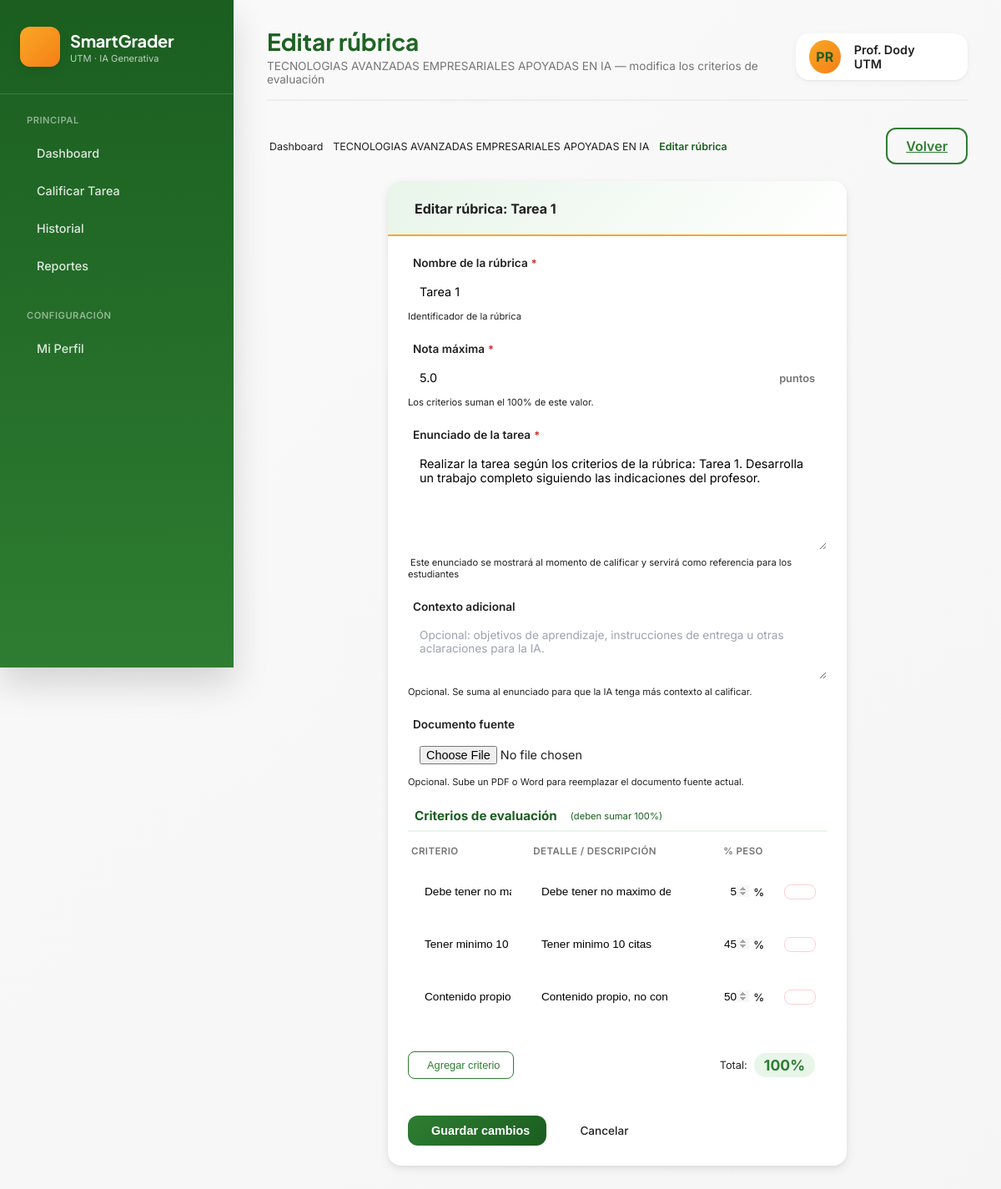
The app's page /rubricas/1/editar (signed in) with its own data.
### app/models.py (models this page shows, shortened)
class Materia(db.Model):
    __tablename__ = 'materia'
    id          = db.Column(db.Integer, primary_key=True)
    profesor_id = db.Column(db.Integer, db.ForeignKey('usuario.id'), nullable=False)
    nombre      = db.Column(db.String(120), nullable=False)
    codigo      = db.Column(db.String(20))
    periodo     = db.Column(db.String(20))
    rubricas    = db.relationship('Rubrica', backref='materia', lazy=True)
    tareas      = db.relationship('Tarea', backref='materia', lazy=True)

class Usuario(UserMixin, db.Model):
    __tablename__ = 'usuario'
    id            = db.Column(db.Integer, primary_key=True)
    nombre        = db.Column(db.String(120), nullable=False)
    correo        = db.Column(db.String(120), unique=True, nullable=False)
    password_hash = db.Column(db.String(256), nullable=False)
    rol           = db.Column(db.String(20), default='profesor')
    creado_en     = db.Column(db.DateTime, default=datetime.utcnow)
    materias      = db.relationship('Materia', backref='profesor', lazy=True)

class Rubrica(db.Model):
    __tablename__ = 'rubrica'
    id             = db.Column(db.Integer, primary_key=True)
    materia_id     = db.Column(db.Integer, db.ForeignKey('materia.id'), nullable=False)
    nombre         = db.Column(db.String(120), nullable=False)
    criterios_json = db.Column(db.Text, nullable=False, default='[]')
    nota_maxima    = db.Column(db.Float, default=10.0, nullable=False)
    enunciado      = db.Column(db.Text, nullable=True)
    contexto_adicional = db.Column(db.Text, nullable=True)
    documento_fuente_nombre = db.Column(db.String(256), nullable=True)
    documento_fuente_path   = db.Column(db.String(256), nullable=True)
    documento_fuente_texto  = db.Column(db.Text, nullable=True)
    creado_en      = db.Column(db.DateTime, default=datetime.utcnow)
    tareas         = db.relationship('Tarea', backref='rubrica', lazy=True)
    def get_criterios(self):
        try:
            data = json.loads(self.criterios_json) if self.criterios_json else []
            return data
        except:
            return []

### app/routes/materias.py (the view, shortened to what this page needs)
@materias_bp.route('/rubricas/<int:id>/editar', methods=['GET', 'POST'])
@login_required
def editar_rubrica(id):
    r = Rubrica.query.get_or_404(id)
    if r.materia.profesor_id != current_user.id:
        flash('No tienes permiso para editar esta rúbrica.', 'error')
        return redirect(url_for('materias.rubricas', materia_id=r.materia_id))
    return render_template('materias/editar_rubrica.html', rubrica=r)

### app/models.py (called while the page is built)
@login_manager.user_loader
def load_user(user_id):
    return Usuario.query.get(int(user_id))

### app/templates/materias/editar_rubrica.html (shortened to what this page needs)
{% extends "base.html" %}
{% block page_title %}Editar rúbrica{% endblock %}
{% block page_subtitle %}{{ rubrica.materia.nombre }} — modifica los criterios de evaluación{% endblock %}
{% block content %}
<div style="display:flex; align-items:center; justify-content:space-between; margin-bottom:1.25rem; flex-wrap:wrap; gap:0.75rem;">
  <div style="display:flex; align-items:center; gap:6px; font-size:0.78rem; flex-wrap:wrap;">
    <a href="{{ url_for('dashboard.index') }}" style="color:var(--gray-500); text-decoration:none; display:flex; align-items:center; gap:3px;">
       Dashboard
    </a>
    <a href="{{ url_for('materias.rubricas', materia_id=rubrica.materia_id) }}" style="color:var(--gray-500); text-decoration:none;">{{ rubrica.materia.nombre }}</a>
    <span style="color:var(--primary-dark); font-weight:600;">Editar rúbrica</span>
  </div>
  <a href="{{ url_for('materias.rubricas', materia_id=rubrica.materia_id) }}" class="btn-outline-custom">
     Volver
  </a>
</div>
<div class="form-container">
  <div class="card-premium form-card">
    <div class="card-header-premium">
      <strong>Editar rúbrica: {{ rubrica.nombre }}</strong>
    </div>
    <div class="card-body-premium">
      <form method="POST" enctype="multipart/form-data">
        <div class="form-group-modern">
          <label>
            Nombre de la rúbrica <span class="required">*</span>
          </label>
          <input type="text" name="nombre" value="{{ rubrica.nombre }}" required>
          <small class="form-hint">Identificador de la rúbrica</small>
        </div>
        <div class="form-group-modern">
          <label>
            Nota máxima <span class="required">*</span>
          </label>
          <div style="position: relative;">
            <input type="number" name="nota_maxima" value="{{ rubrica.nota_maxima }}"
                   min="0.5" max="100" step="0.5" required style="padding-right: 60px;">
            <span style="position:absolute; right:14px; top:50%; transform:translateY(-50%);
                         font-size:0.8rem; font-weight:600; color:var(--gray-600); pointer-events:none;">
            </span>
          </div>
          <small class="form-hint">Los criterios suman el 100% de este valor.</small>
        </div>
        <div class="form-group-modern">
          <label>
            Enunciado de la tarea <span class="required">*</span>
          </label>
          <textarea name="enunciado" rows="6"
                    placeholder="Describe detalladamente qué se pedía en la tarea. Ej: Realizar un diagrama de clases UML para un sistema de biblioteca que gestione préstamos, devoluciones y usuarios."
                    required>{{ rubrica.enunciado if rubrica.enunciado else '' }}</textarea>
          <small class="form-hint">
            Este enunciado se mostrará al momento de calificar y servirá como referencia para los estudiantes
          </small>
        </div>
        <div class="form-group-modern">
          <label>
            Contexto adicional
          </label>
          <textarea name="contexto_adicional" rows="3"
                    placeholder="Opcional: objetivos de aprendizaje, instrucciones de entrega u otras aclaraciones para la IA.">{{ rubrica.contexto_adicional if rubrica.contexto_adicional else '' }}</textarea>
          <small class="form-hint">Opcional. Se suma al enunciado para que la IA tenga más contexto al calificar.</small>
        </div>
        <div class="form-group-modern">
          <label>
            Documento fuente
          </label>
          <input type="file" name="documento_fuente" accept=".pdf,.doc,.docx">
          <small class="form-hint">Opcional. Sube un PDF o Word para reemplazar el documento fuente actual.</small>
        </div>
        <div class="criterios-header">
          <div class="criterios-title">
            Criterios de evaluación
            <span class="criterios-total-hint">(deben sumar 100%)</span>
          </div>
        </div>
        <div style="display:grid; grid-template-columns:1fr 1.4fr 100px 38px; gap:8px; padding:0 4px; margin-bottom:6px;">
          <span style="font-size:0.72rem; font-weight:600; color:var(--gray-600); text-transform:uppercase; letter-spacing:.4px;">Criterio</span>
          <span style="font-size:0.72rem; font-weight:600; color:var(--gray-600); text-transform:uppercase; letter-spacing:.4px;">Detalle / Descripción</span>
          <span style="font-size:0.72rem; font-weight:600; color:var(--gray-600); text-transform:uppercase; letter-spacing:.4px; text-align:center;">% Peso</span>
          <span></span>
        </div>
        <div id="criterios" class="criterios-list">
          {% for c in rubrica.get_criterios() %}
          <div class="criterio-row" style="grid-template-columns:1fr 1.4fr 100px 38px;">
            <div class="criterio-input">
              <input type="text" name="criterio[]" value="{{ c.nombre if c.nombre else c.criterio if c.criterio else '' }}" required>
            </div>
            <div class="criterio-input">
              <input type="text" name="detalle[]" value="{{ c.detalle if c.detalle else '' }}"
                     placeholder="Descripción del criterio">
            </div>
            <div class="criterio-peso">
              <div class="peso-wrapper">
                <input type="number" name="peso[]" value="{{ c.peso }}" min="1" max="100" required oninput="actualizarTotal()">
                <span class="peso-symbol">%</span>
              </div>
            </div>
            <button type="button" class="btn-remove" onclick="eliminarFila(this)">
            </button>
          </div>
          {% endfor %}
        </div>
        <div class="criterios-actions">
          <button type="button" class="btn-add" onclick="agregarFila()">
             Agregar criterio
          </button>
          <div class="total-box">
            <span class="total-label">
               Total:
            </span>
            <strong id="total" class="total-value">0%</strong>
          </div>
        </div>
        <div class="form-actions">
          <button type="submit" class="btn-primary-custom">
             Guardar cambios
          </button>
          <a href="{{ url_for('materias.rubricas', materia_id=rubrica.materia_id) }}" class="btn-cancelar">
             Cancelar
          </a>
        </div>
      </form>
    </div>
  </div>
</div>
{% endblock %}

### app/templates/base.html (shortened to what this page needs)
<!DOCTYPE html>
<html lang="es">
<head>
  <link rel="stylesheet" href="https://cdn.jsdelivr.net/npm/@tabler/icons-webfont@latest/dist/tabler-icons.min.css">
</head>
<body>
  <div class="app-container">
    <aside class="sidebar">
      <div class="sidebar-header">
        <div class="logo-area">
          <div class="logo-icon">
          </div>
          <div class="logo-text">
            <h2>SmartGrader</h2>
            <p>UTM · IA Generativa</p>
          </div>
        </div>
      </div>
      <div class="nav-menu">
        {% if current_user.rol != 'admin' %}
        <div class="nav-section">
          <div class="nav-section-title">Principal</div>
          <a href="{{ url_for('dashboard.index') }}" class="nav-item {% if request.endpoint == 'dashboard.index' %}active{% endif %}">
            <span>Dashboard</span>
          </a>
          <a href="{{ url_for('calificacion.calificar') }}" class="nav-item {% if request.endpoint == 'calificacion.calificar' %}active{% endif %}">
            <span>Calificar Tarea</span>
          </a>
          <a href="{{ url_for('calificacion.historial') }}" class="nav-item {% if request.endpoint == 'calificacion.historial' %}active{% endif %}">
            <span>Historial</span>
          </a>
          <a href="{{ url_for('reportes.index') }}" class="nav-item {% if request.endpoint == 'reportes.index' %}active{% endif %}">
            <span>Reportes</span>
          </a>
        </div>
        {% endif %}
        <div class="nav-section">
          <div class="nav-section-title">Configuración</div>
          <a href="{{ url_for('perfil.index') }}" class="nav-item {% if request.endpoint == 'perfil.index' %}active{% endif %}">
            <span>Mi Perfil</span>
          </a>
        </div>
      </div>
    </aside>
    <main class="main-content">
      <div class="top-bar">
        <div class="page-title">
          <h1>{% block page_title %}Bienvenido{% endblock %}</h1>
          <p>{% block page_subtitle %}Sistema de calificación inteligente{% endblock %}</p>
        </div>
        <div class="user-info">
          <div class="user-avatar">
            {{ current_user.nombre[:2].upper() }}
          </div>
          <span class="user-name">{{ current_user.nombre }}</span>
        </div>
      </div>
      {% block content %}{% endblock %}
    </main>
  </div>
</body>
</html>

### records on screen
Materia: materia.nombre "TECNOLOGIAS AVANZADAS EMPRESARIALES APOYADAS EN IA"
Usuario: nombre "PR", nombre "Prof. Dody UTM"
Rubrica: nombre "Tarea 1", nota_maxima "5.0", enunciado "Realizar la tarea según los criterios de la rúbrica: Tarea 1. Desarrolla un trabajo completo siguiendo las indicaciones del profesor."
